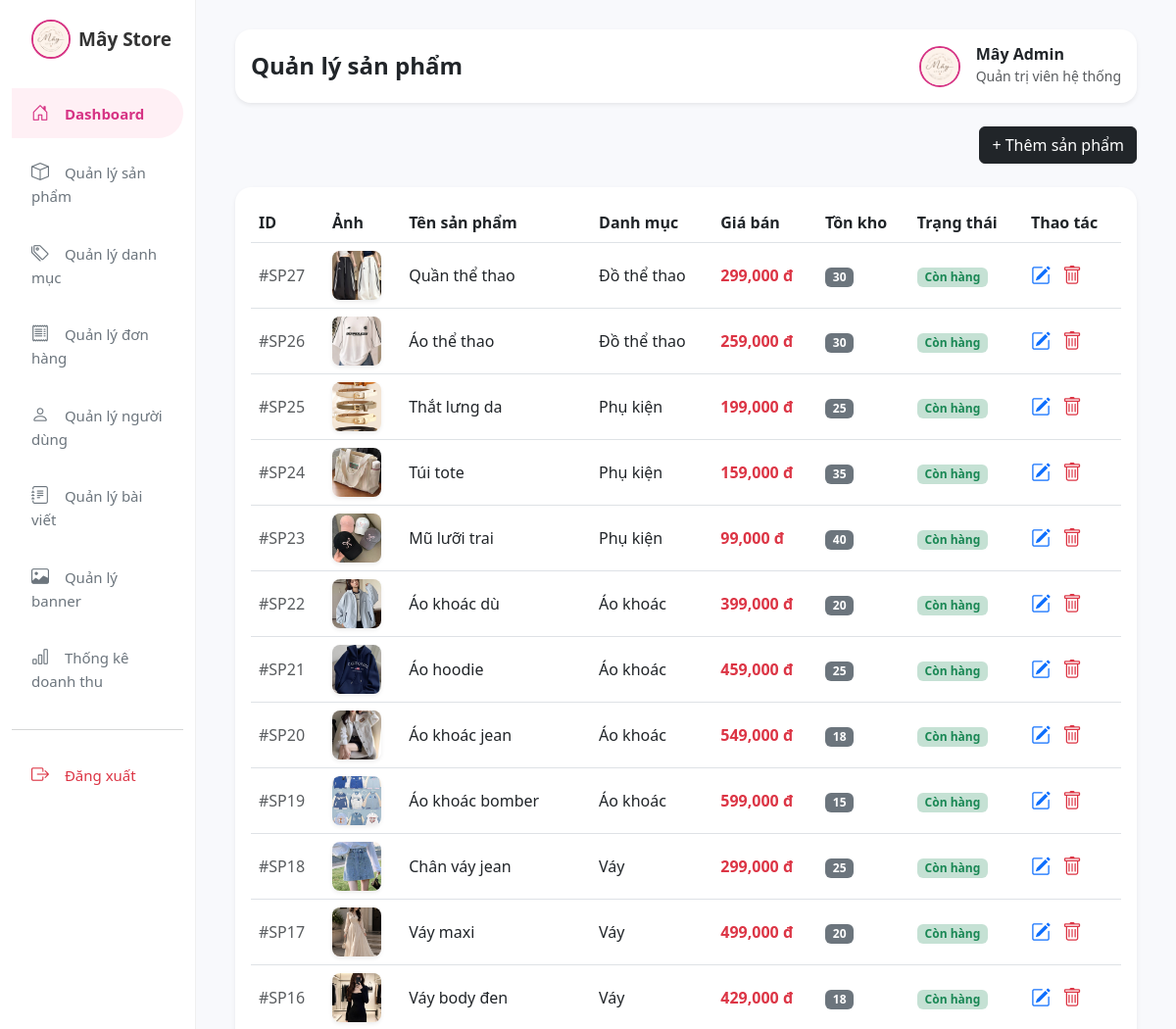
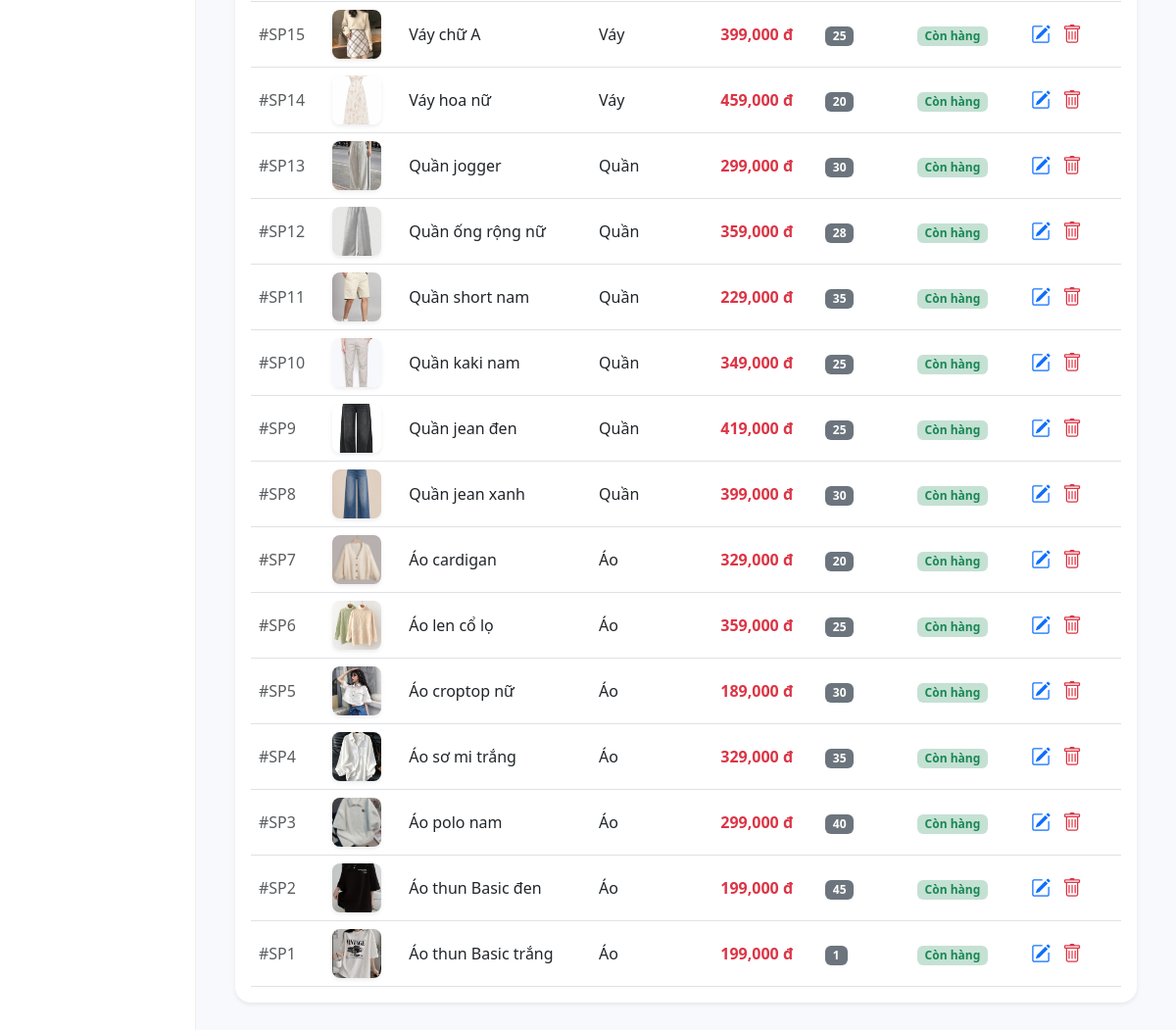
/admin/products/index.php, run on the app's committed database (2 pictures, top to bottom).
### tables this page shows
CREATE TABLE products (
    id INT AUTO_INCREMENT PRIMARY KEY,
    category_id INT NOT NULL,
    name VARCHAR(200) NOT NULL,
    price DECIMAL(15,2) NOT NULL,
    description TEXT,
    quantity INT DEFAULT 0,
    main_image VARCHAR(255),
    status INT DEFAULT 1,
    created_at DATETIME DEFAULT CURRENT_TIMESTAMP,
    gender ENUM('male','female') NOT NULL DEFAULT 'female',
    FOREIGN KEY (category_id) REFERENCES categories(id)
);

CREATE TABLE categories (
    id INT AUTO_INCREMENT PRIMARY KEY,
    name VARCHAR(100) NOT NULL,
    description TEXT,
    status INT DEFAULT 1
);

### admin/products/index.php (the view, shortened to what this page needs)
<?php
require_once '../../includes/database.php';
$result = $conn->query("SELECT products.*, categories.name as cat_name FROM products LEFT JOIN categories ON products.category_id = categories.id ORDER BY products.id DESC");
?>
<!DOCTYPE html>
<html lang="vi">
<head>
    <link href="https://cdn.jsdelivr.net/npm/bootstrap@5.3.0/dist/css/bootstrap.min.css" rel="stylesheet">
    <link href="https://cdn.jsdelivr.net/npm/bootstrap-icons@1.10.5/font/bootstrap-icons.css" rel="stylesheet">
    <link rel="stylesheet" href="../../assets/css/style.css">
</head>
<body>
<div class="container-fluid">
<div class="row">
<div class="col-12 col-md-3 col-lg-2 sidebar">
    <div class="collapse d-md-block" id="adminMenu">
        <div class="sidebar-logo d-flex align-items-center gap-2">
            <img src="../../uploads/images/logomay.jpg" alt="Mây Store" style="width:40px;height:40px;object-fit:cover;border-radius:50%;border:2px solid #d63384;">
            <span style="color:#333;font-size:19px;">Mây Store</span>
        </div>
        <nav class="d-flex flex-wrap flex-md-column gap-1">
            <a href="../dashboard.php" class="active"><i class="bi bi-house-door"></i> Dashboard</a>
            <a href="../products/index.php"><i class="bi bi-box"></i> Quản lý sản phẩm</a>
            <a href="../categories/index.php"><i class="bi bi-tags"></i> Quản lý danh mục</a>
            <a href="../orders/index.php"><i class="bi bi-receipt"></i> Quản lý đơn hàng</a>
            <a href="../users/index.php"><i class="bi bi-person"></i> Quản lý người dùng</a>
            <a href="../posts/index.php"><i class="bi bi-journal-text"></i> Quản lý bài viết</a>
            <a href="../banners/index.php"><i class="bi bi-image"></i> Quản lý banner</a>
            <a href="../statistics.php"><i class="bi bi-bar-chart"></i> Thống kê doanh thu</a>
            <hr class="my-3 text-muted w-100">
            <a href="../../fashion-store/logout.php" class="text-danger"><i class="bi bi-box-arrow-right"></i> Đăng xuất</a>
        </nav>
    </div>
</div>
            <div class="col-md-10 main-content">
                <div class="d-flex justify-content-between align-items-center mb-4 bg-white p-3 rounded-4 shadow-sm">
                    <h4 class="fw-bold mb-0 text-dark">Quản lý sản phẩm</h4>
                    <div class="d-flex align-items-center gap-3">
                        <img src="../../uploads/images/logomay.jpg" alt="Admin" style="width: 42px; height: 42px; object-fit: cover; border-radius: 50%; border: 2px solid #d63384;">
                        <div>
                            <h6 class="mb-0 fw-bold text-dark">Mây Admin</h6>
                            <small class="text-muted">Quản trị viên hệ thống</small>
                        </div>
                    </div>
                </div>
                <div class="d-flex justify-content-end mb-4">
                    <a href="create.php" class="btn btn-dark">+ Thêm sản phẩm</a>
                </div>
                <div class="card border-0 shadow-sm p-3 rounded-4">
                    <div class="table-responsive">
                        <table class="table align-middle mb-0">
                            <thead>
                                <tr>
                                    <th>ID</th>
                                    <th>Ảnh</th>
                                    <th>Tên sản phẩm</th>
                                    <th>Danh mục</th>
                                    <th>Giá bán</th>
                                    <th>Tồn kho</th>
                                    <th>Trạng thái</th>
                                    <th>Thao tác</th>
                                </tr>
                            </thead>
                            <tbody>
                                <?php if ($result && $result->num_rows > 0): ?>
                                    <?php while($row = $result->fetch_assoc()): ?>
                                    <tr>
                                        <td class="text-muted">#SP<?= $row['id'] ?></td>
                                        <td>
                                            <?php if(!empty($row['main_image'])): ?>
                                                <img src="../../uploads/products/<?= htmlspecialchars($row['main_image']) ?>" class="prod-img shadow-sm" alt="">
                                            <?php else: ?>
                                                <span class="text-muted small">Không ảnh</span>
                                            <?php endif; ?>
                                        </td>
                                        <td class="fw-medium"><?= htmlspecialchars($row['name']) ?></td>
                                        <td><?= htmlspecialchars($row['cat_name'] ?? 'Chưa phân loại') ?></td>
                                        <td class="text-danger fw-bold"><?= number_format($row['price']) ?> đ</td>
                                        <td><span class="badge bg-secondary"><?= $row['quantity'] ?></span></td>
                                        <td>
                                            <?= ($row['status'] == 1) ? '<span class="badge bg-success bg-opacity-25 text-success">Còn hàng</span>' : '<span class="badge bg-danger bg-opacity-25 text-danger">Hết hàng</span>' ?>
                                        </td>
                                        <td>
                                            <a href="edit.php?id=<?= $row['id'] ?>" class="text-primary fs-5 me-2" title="Sửa"><i class="bi bi-pencil-square"></i></a>
                                            <a href="delete.php?id=<?= $row['id'] ?>" class="text-danger fs-5" title="Xóa" onclick="return confirm('Bạn có chắc chắn muốn xóa sản phẩm này?');"><i class="bi bi-trash"></i></a>
                                        </td>
                                    </tr>
                                    <?php endwhile; ?>
                                <?php else: ?>
                                    <tr><td colspan="8" class="text-center py-4 text-muted">Chưa có sản phẩm nào trong hệ thống.</td></tr>
                                <?php endif; ?>
                            </tbody>
                        </table>
                    </div>
                </div>
            </div>
        </div>
    </div>
</body>
</html>

### assets/css/style.css (style rules this page uses)
body { background-color: #f8f9fc; font-family: 'Segoe UI', sans-serif; overflow-x: hidden; }
.sidebar { background-color: #ffffff; border-right: 1px solid #f0f0f0; padding-top: 20px; }
.sidebar-logo { font-size: 20px; font-weight: 700; margin-bottom: 30px; padding-left: 20px; color: #000; }
.sidebar a { display: block; padding: 12px 20px; color: #6c757d; text-decoration: none; font-weight: 500; font-size: 15px; margin-bottom: 5px; border-radius: 0 30px 30px 0; }
.sidebar a:hover, .sidebar a.active { background-color: #fff0f5; color: #d63384; font-weight: 600; }
.sidebar a i { margin-right: 12px; font-size: 18px; }
.main-content { padding: 30px 40px; }
.prod-img { width: 50px; height: 50px; object-fit: cover; border-radius: 8px; }

### data on the page
products: id "27", main_image (picture), name "Quần thể thao", category.name "Đồ thể thao", price "299,000", quantity "30", status "Còn hàng"
products: id "26", main_image (picture), name "Áo thể thao", category.name "Đồ thể thao", price "259,000", quantity "30", status "Còn hàng"
products: id "25", main_image (picture), name "Thắt lưng da", category.name "Phụ kiện", price "199,000", quantity "25", status "Còn hàng"
products: id "24", main_image (picture), name "Túi tote", category.name "Phụ kiện", price "159,000", quantity "35", status "Còn hàng"
products: id "23", main_image (picture), name "Mũ lưỡi trai", category.name "Phụ kiện", price "99,000", quantity "40", status "Còn hàng"
products: id "22", main_image (picture), name "Áo khoác dù", category.name "Áo khoác", price "399,000", quantity "20", status "Còn hàng"
products: id "21", main_image (picture), name "Áo hoodie", category.name "Áo khoác", price "459,000", quantity "25", status "Còn hàng"
products: id "20", main_image (picture), name "Áo khoác jean", category.name "Áo khoác", price "549,000", quantity "18", status "Còn hàng"
products: id "19", main_image (picture), name "Áo khoác bomber", category.name "Áo khoác", price "599,000", quantity "15", status "Còn hàng"
products: id "18", main_image (picture), name "Chân váy jean", category.name "Váy", price "299,000", quantity "25", status "Còn hàng"
products: id "17", main_image (picture), name "Váy maxi", category.name "Váy", price "499,000", quantity "20", status "Còn hàng"
products: id "16", main_image (picture), name "Váy body đen", category.name "Váy", price "429,000", quantity "18", status "Còn hàng"
products: id "15", main_image (picture), name "Váy chữ A", category.name "Váy", price "399,000", quantity "25", status "Còn hàng"
products: id "14", main_image (picture), name "Váy hoa nữ", category.name "Váy", price "459,000", quantity "20", status "Còn hàng"
products: id "13", main_image (picture), name "Quần jogger", category.name "Quần", price "299,000", quantity "30", status "Còn hàng"
products: id "12", main_image (picture), name "Quần ống rộng nữ", category.name "Quần", price "359,000", quantity "28", status "Còn hàng"
products: id "11", main_image (picture), name "Quần short nam", category.name "Quần", price "229,000", quantity "35", status "Còn hàng"
products: id "10", main_image (picture), name "Quần kaki nam", category.name "Quần", price "349,000", quantity "25", status "Còn hàng"
products: id "9", main_image (picture), name "Quần jean đen", category.name "Quần", price "419,000", quantity "25", status "Còn hàng"
products: id "8", main_image (picture), name "Quần jean xanh", category.name "Quần", price "399,000", quantity "30", status "Còn hàng"
products: id "7", main_image (picture), name "Áo cardigan", category.name "Áo", price "329,000", quantity "20", status "Còn hàng"
products: id "6", main_image (picture), name "Áo len cổ lọ", category.name "Áo", price "359,000", quantity "25", status "Còn hàng"
products: id "5", main_image (picture), name "Áo croptop nữ", category.name "Áo", price "189,000", quantity "30", status "Còn hàng"
products: id "4", main_image (picture), name "Áo sơ mi trắng", category.name "Áo", price "329,000", quantity "35", status "Còn hàng"
products: id "3", main_image (picture), name "Áo polo nam", category.name "Áo", price "299,000", quantity "40", status "Còn hàng"
products: id "2", main_image (picture), name "Áo thun Basic đen", category.name "Áo", price "199,000", quantity "45", status "Còn hàng"
products: id "1", main_image (picture), name "Áo thun Basic trắng", category.name "Áo", price "199,000", quantity "1", status "Còn hàng"
